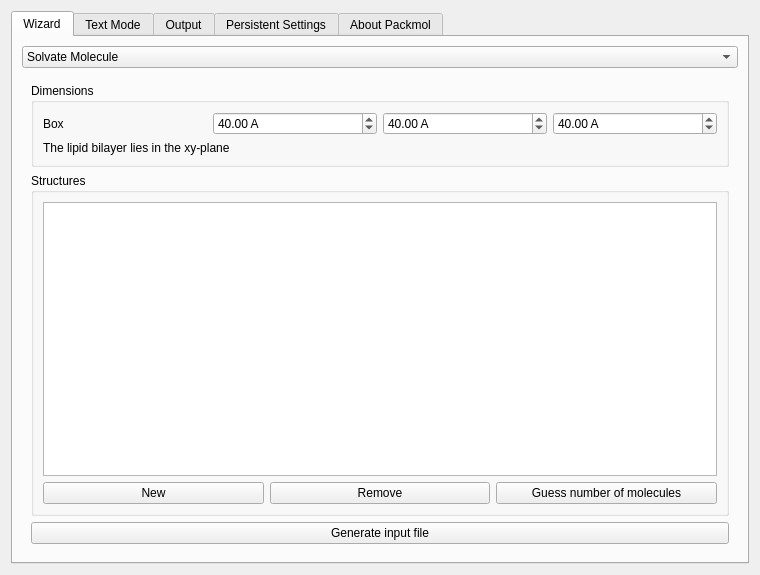
<?xml version="1.0" encoding="UTF-8"?>
<ui version="4.0">
 <class>PackmolDialog</class>
 <widget class="QDialog" name="PackmolDialog">
  <property name="geometry">
   <rect>
    <x>0</x>
    <y>0</y>
    <width>760</width>
    <height>575</height>
   </rect>
  </property>
  <property name="windowTitle">
   <string>Packmol Extension</string>
  </property>
  <layout class="QVBoxLayout" name="verticalLayout_7">
   <item>
    <widget class="QTabWidget" name="tabWidget">
     <property name="currentIndex">
      <number>0</number>
     </property>
     <widget class="QWidget" name="tab">
      <attribute name="title">
       <string>Wizard</string>
      </attribute>
      <layout class="QVBoxLayout" name="verticalLayout_9">
       <item>
        <widget class="QComboBox" name="wizardComboBox">
         <item>
          <property name="text">
           <string>Solvate Molecule</string>
          </property>
         </item>
         <item>
          <property name="text">
           <string>Lipid bilayer</string>
          </property>
         </item>
        </widget>
       </item>
       <item>
        <widget class="QStackedWidget" name="stackedWidget">
         <property name="currentIndex">
          <number>1</number>
         </property>
         <widget class="QWidget" name="page_3">
          <layout class="QVBoxLayout" name="verticalLayout_3">
           <item>
            <widget class="QGroupBox" name="groupBox_3">
             <property name="title">
              <string>Volume</string>
             </property>
             <layout class="QVBoxLayout" name="verticalLayout_4">
              <item>
               <layout class="QHBoxLayout" name="horizontalLayout_6">
                <item>
                 <widget class="QComboBox" name="solvShape">
                  <item>
                   <property name="text">
                    <string>Box</string>
                   </property>
                  </item>
                  <item>
                   <property name="text">
                    <string>Sphere</string>
                   </property>
                  </item>
                 </widget>
                </item>
                <item>
                 <widget class="QStackedWidget" name="solvStackedWidget">
                  <property name="currentIndex">
                   <number>0</number>
                  </property>
                  <widget class="QWidget" name="page">
                   <layout class="QGridLayout" name="gridLayout">
                    <item row="0" column="0">
                     <widget class="QLabel" name="label_6">
                      <property name="text">
                       <string>Minimum</string>
                      </property>
                     </widget>
                    </item>
                    <item row="0" column="1">
                     <widget class="QDoubleSpinBox" name="solvMinX">
                      <property name="suffix">
                       <string> A</string>
                      </property>
                      <property name="decimals">
                       <number>1</number>
                      </property>
                      <property name="minimum">
                       <double>-1000.000000000000000</double>
                      </property>
                      <property name="maximum">
                       <double>1000.000000000000000</double>
                      </property>
                     </widget>
                    </item>
                    <item row="0" column="2">
                     <widget class="QDoubleSpinBox" name="solvMinY">
                      <property name="suffix">
                       <string> A</string>
                      </property>
                      <property name="decimals">
                       <number>1</number>
                      </property>
                      <property name="minimum">
                       <double>-1000.000000000000000</double>
                      </property>
                      <property name="maximum">
                       <double>1000.000000000000000</double>
                      </property>
                     </widget>
                    </item>
                    <item row="0" column="3">
                     <widget class="QDoubleSpinBox" name="solvMinZ">
                      <property name="suffix">
                       <string> A</string>
                      </property>
                      <property name="decimals">
                       <number>1</number>
                      </property>
                      <property name="minimum">
                       <double>-1000.000000000000000</double>
                      </property>
                      <property name="maximum">
                       <double>1000.000000000000000</double>
                      </property>
                     </widget>
                    </item>
                    <item row="1" column="0">
                     <widget class="QLabel" name="label_7">
                      <property name="text">
                       <string>Maximum</string>
                      </property>
                     </widget>
                    </item>
                    <item row="1" column="1">
                     <widget class="QDoubleSpinBox" name="solvMaxX">
                      <property name="suffix">
                       <string> A</string>
                      </property>
                      <property name="decimals">
                       <number>1</number>
                      </property>
                      <property name="minimum">
                       <double>-1000.000000000000000</double>
                      </property>
                      <property name="maximum">
                       <double>1000.000000000000000</double>
                      </property>
                      <property name="value">
                       <double>20.000000000000000</double>
                      </property>
                     </widget>
                    </item>
                    <item row="1" column="2">
                     <widget class="QDoubleSpinBox" name="solvMaxY">
                      <property name="suffix">
                       <string> A</string>
                      </property>
                      <property name="decimals">
                       <number>1</number>
                      </property>
                      <property name="minimum">
                       <double>-1000.000000000000000</double>
                      </property>
                      <property name="maximum">
                       <double>1000.000000000000000</double>
                      </property>
                      <property name="value">
                       <double>20.000000000000000</double>
                      </property>
                     </widget>
                    </item>
                    <item row="1" column="3">
                     <widget class="QDoubleSpinBox" name="solvMaxZ">
                      <property name="suffix">
                       <string> A</string>
                      </property>
                      <property name="decimals">
                       <number>1</number>
                      </property>
                      <property name="minimum">
                       <double>-1000.000000000000000</double>
                      </property>
                      <property name="maximum">
                       <double>1000.000000000000000</double>
                      </property>
                      <property name="value">
                       <double>20.000000000000000</double>
                      </property>
                     </widget>
                    </item>
                   </layout>
                  </widget>
                  <widget class="QWidget" name="page_2">
                   <layout class="QGridLayout" name="gridLayout_2">
                    <item row="0" column="0">
                     <widget class="QLabel" name="label_8">
                      <property name="text">
                       <string>Center</string>
                      </property>
                     </widget>
                    </item>
                    <item row="0" column="1">
                     <widget class="QDoubleSpinBox" name="solvCenterX">
                      <property name="decimals">
                       <number>1</number>
                      </property>
                      <property name="minimum">
                       <double>-1000.000000000000000</double>
                      </property>
                      <property name="maximum">
                       <double>1000.000000000000000</double>
                      </property>
                     </widget>
                    </item>
                    <item row="0" column="3">
                     <widget class="QDoubleSpinBox" name="solvCenterZ">
                      <property name="decimals">
                       <number>1</number>
                      </property>
                      <property name="minimum">
                       <double>-1000.000000000000000</double>
                      </property>
                      <property name="maximum">
                       <double>1000.000000000000000</double>
                      </property>
                     </widget>
                    </item>
                    <item row="0" column="2">
                     <widget class="QDoubleSpinBox" name="solvCenterY">
                      <property name="decimals">
                       <number>1</number>
                      </property>
                      <property name="minimum">
                       <double>-1000.000000000000000</double>
                      </property>
                      <property name="maximum">
                       <double>1000.000000000000000</double>
                      </property>
                     </widget>
                    </item>
                    <item row="1" column="0">
                     <widget class="QLabel" name="label_9">
                      <property name="text">
                       <string>Radius</string>
                      </property>
                     </widget>
                    </item>
                    <item row="1" column="1">
                     <widget class="QDoubleSpinBox" name="solvRadius">
                      <property name="decimals">
                       <number>1</number>
                      </property>
                      <property name="minimum">
                       <double>-1000.000000000000000</double>
                      </property>
                      <property name="maximum">
                       <double>1000.000000000000000</double>
                      </property>
                      <property name="value">
                       <double>10.000000000000000</double>
                      </property>
                     </widget>
                    </item>
                   </layout>
                  </widget>
                 </widget>
                </item>
               </layout>
              </item>
              <item>
               <layout class="QHBoxLayout" name="horizontalLayout_5">
                <item>
                 <widget class="QCheckBox" name="solvAdjustShape">
                  <property name="text">
                   <string>Adjust to solute with spacing</string>
                  </property>
                 </widget>
                </item>
                <item>
                 <widget class="QDoubleSpinBox" name="solvSpacing">
                  <property name="enabled">
                   <bool>false</bool>
                  </property>
                  <property name="suffix">
                   <string> A</string>
                  </property>
                  <property name="value">
                   <double>5.000000000000000</double>
                  </property>
                 </widget>
                </item>
               </layout>
              </item>
             </layout>
            </widget>
           </item>
           <item>
            <widget class="QGroupBox" name="groupBox">
             <property name="title">
              <string>Solute</string>
             </property>
             <layout class="QVBoxLayout" name="verticalLayout">
              <item>
               <layout class="QHBoxLayout" name="horizontalLayout">
                <item>
                 <widget class="QLabel" name="label">
                  <property name="text">
                   <string>Molecule</string>
                  </property>
                 </widget>
                </item>
                <item>
                 <widget class="QLineEdit" name="solvSoluteFilename"/>
                </item>
                <item>
                 <widget class="QPushButton" name="solvSoluteBrowse">
                  <property name="sizePolicy">
                   <sizepolicy hsizetype="Minimum" vsizetype="Fixed">
                    <horstretch>0</horstretch>
                    <verstretch>0</verstretch>
                   </sizepolicy>
                  </property>
                  <property name="maximumSize">
                   <size>
                    <width>29</width>
                    <height>29</height>
                   </size>
                  </property>
                  <property name="text">
                   <string>...</string>
                  </property>
                 </widget>
                </item>
               </layout>
              </item>
              <item>
               <layout class="QHBoxLayout" name="horizontalLayout_2">
                <item>
                 <widget class="QLabel" name="label_2">
                  <property name="text">
                   <string>Number of Molecules</string>
                  </property>
                 </widget>
                </item>
                <item>
                 <widget class="QSpinBox" name="solvSoluteNumber">
                  <property name="minimum">
                   <number>1</number>
                  </property>
                  <property name="maximum">
                   <number>99999999</number>
                  </property>
                  <property name="value">
                   <number>1</number>
                  </property>
                 </widget>
                </item>
               </layout>
              </item>
              <item>
               <widget class="QCheckBox" name="solvAddCounterIons">
                <property name="sizePolicy">
                 <sizepolicy hsizetype="Expanding" vsizetype="Fixed">
                  <horstretch>0</horstretch>
                  <verstretch>0</verstretch>
                 </sizepolicy>
                </property>
                <property name="text">
                 <string>Add counter ions to make system charge neutral</string>
                </property>
               </widget>
              </item>
             </layout>
            </widget>
           </item>
           <item>
            <widget class="QGroupBox" name="groupBox_2">
             <property name="title">
              <string>Solvent</string>
             </property>
             <layout class="QVBoxLayout" name="verticalLayout_6">
              <item>
               <layout class="QHBoxLayout" name="horizontalLayout_3">
                <item>
                 <widget class="QLabel" name="label_4">
                  <property name="text">
                   <string>Molecule</string>
                  </property>
                 </widget>
                </item>
                <item>
                 <widget class="QLineEdit" name="solvSolventFilename"/>
                </item>
                <item>
                 <widget class="QPushButton" name="solvSolventBrowse">
                  <property name="sizePolicy">
                   <sizepolicy hsizetype="Minimum" vsizetype="Fixed">
                    <horstretch>0</horstretch>
                    <verstretch>0</verstretch>
                   </sizepolicy>
                  </property>
                  <property name="maximumSize">
                   <size>
                    <width>29</width>
                    <height>29</height>
                   </size>
                  </property>
                  <property name="text">
                   <string>...</string>
                  </property>
                 </widget>
                </item>
               </layout>
              </item>
              <item>
               <layout class="QHBoxLayout" name="horizontalLayout_4">
                <item>
                 <widget class="QLabel" name="label_5">
                  <property name="text">
                   <string>Number of Molecules</string>
                  </property>
                 </widget>
                </item>
                <item>
                 <widget class="QSpinBox" name="solvSolventNumber">
                  <property name="enabled">
                   <bool>true</bool>
                  </property>
                  <property name="minimum">
                   <number>1</number>
                  </property>
                  <property name="maximum">
                   <number>99999999</number>
                  </property>
                  <property name="value">
                   <number>1</number>
                  </property>
                 </widget>
                </item>
               </layout>
              </item>
              <item>
               <layout class="QHBoxLayout" name="horizontalLayout_10">
                <item>
                 <widget class="QCheckBox" name="solvGuessSolventNumber">
                  <property name="text">
                   <string>Guess the number of molecules using density:</string>
                  </property>
                 </widget>
                </item>
                <item>
                 <widget class="QDoubleSpinBox" name="solvDensity">
                  <property name="enabled">
                   <bool>false</bool>
                  </property>
                  <property name="suffix">
                   <string> g/ml</string>
                  </property>
                  <property name="maximum">
                   <double>999.000000000000000</double>
                  </property>
                  <property name="value">
                   <double>1.000000000000000</double>
                  </property>
                 </widget>
                </item>
               </layout>
              </item>
             </layout>
            </widget>
           </item>
           <item>
            <widget class="QPushButton" name="solvGenerate">
             <property name="text">
              <string>Generate input file</string>
             </property>
            </widget>
           </item>
          </layout>
         </widget>
         <widget class="QWidget" name="page_4">
          <layout class="QVBoxLayout" name="verticalLayout_13">
           <item>
            <widget class="QGroupBox" name="groupBox_6">
             <property name="title">
              <string>Dimensions</string>
             </property>
             <layout class="QVBoxLayout" name="verticalLayout_11">
              <item>
               <layout class="QHBoxLayout" name="horizontalLayout_7">
                <item>
                 <widget class="QLabel" name="label_19">
                  <property name="text">
                   <string>Box</string>
                  </property>
                 </widget>
                </item>
                <item>
                 <widget class="QDoubleSpinBox" name="bilayerDimX">
                  <property name="suffix">
                   <string> A</string>
                  </property>
                  <property name="maximum">
                   <double>1000.000000000000000</double>
                  </property>
                  <property name="value">
                   <double>40.000000000000000</double>
                  </property>
                 </widget>
                </item>
                <item>
                 <widget class="QDoubleSpinBox" name="bilayerDimY">
                  <property name="suffix">
                   <string> A</string>
                  </property>
                  <property name="maximum">
                   <double>1000.000000000000000</double>
                  </property>
                  <property name="value">
                   <double>40.000000000000000</double>
                  </property>
                 </widget>
                </item>
                <item>
                 <widget class="QDoubleSpinBox" name="bilayerDimZ">
                  <property name="suffix">
                   <string> A</string>
                  </property>
                  <property name="maximum">
                   <double>1000.000000000000000</double>
                  </property>
                  <property name="value">
                   <double>40.000000000000000</double>
                  </property>
                 </widget>
                </item>
               </layout>
              </item>
              <item>
               <widget class="QLabel" name="label_18">
                <property name="text">
                 <string>The lipid bilayer lies in the xy-plane</string>
                </property>
               </widget>
              </item>
             </layout>
            </widget>
           </item>
           <item>
            <widget class="QGroupBox" name="groupBox_7">
             <property name="sizePolicy">
              <sizepolicy hsizetype="Preferred" vsizetype="MinimumExpanding">
               <horstretch>0</horstretch>
               <verstretch>0</verstretch>
              </sizepolicy>
             </property>
             <property name="title">
              <string>Structures</string>
             </property>
             <layout class="QVBoxLayout" name="verticalLayout_12">
              <item>
               <widget class="QTableView" name="bilayerTableView"/>
              </item>
              <item>
               <layout class="QHBoxLayout" name="horizontalLayout_9">
                <item>
                 <widget class="QPushButton" name="bilayerNew">
                  <property name="text">
                   <string>New</string>
                  </property>
                 </widget>
                </item>
                <item>
                 <widget class="QPushButton" name="bilayerRemove">
                  <property name="text">
                   <string>Remove</string>
                  </property>
                 </widget>
                </item>
                <item>
                 <widget class="QPushButton" name="bilayerGuessNumber">
                  <property name="text">
                   <string>Guess number of molecules</string>
                  </property>
                 </widget>
                </item>
               </layout>
              </item>
             </layout>
            </widget>
           </item>
           <item>
            <widget class="QPushButton" name="bilayerGenerate">
             <property name="text">
              <string>Generate input file</string>
             </property>
            </widget>
           </item>
          </layout>
         </widget>
        </widget>
       </item>
      </layout>
     </widget>
     <widget class="QWidget" name="tab_2">
      <attribute name="title">
       <string>Text Mode</string>
      </attribute>
      <layout class="QVBoxLayout" name="verticalLayout_2">
       <item>
        <widget class="QTextEdit" name="textEdit">
         <property name="font">
          <font>
           <family>Courier 10 Pitch</family>
          </font>
         </property>
         <property name="html">
          <string>&lt;!DOCTYPE HTML PUBLIC &quot;-//W3C//DTD HTML 4.0//EN&quot; &quot;http://www.w3.org/TR/REC-html40/strict.dtd&quot;&gt;
&lt;html&gt;&lt;head&gt;&lt;meta name=&quot;qrichtext&quot; content=&quot;1&quot; /&gt;&lt;style type=&quot;text/css&quot;&gt;
p, li { white-space: pre-wrap; }
&lt;/style&gt;&lt;/head&gt;&lt;body style=&quot; font-family:'Courier 10 Pitch'; font-size:9pt; font-weight:400; font-style:normal;&quot;&gt;
&lt;p style=&quot; margin-top:0px; margin-bottom:0px; margin-left:0px; margin-right:0px; -qt-block-indent:0; text-indent:0px;&quot;&gt;# header&lt;/p&gt;
&lt;p style=&quot; margin-top:0px; margin-bottom:0px; margin-left:0px; margin-right:0px; -qt-block-indent:0; text-indent:0px;&quot;&gt;tolerance 2.0&lt;/p&gt;
&lt;p style=&quot; margin-top:0px; margin-bottom:0px; margin-left:0px; margin-right:0px; -qt-block-indent:0; text-indent:0px;&quot;&gt;filetype pdb&lt;/p&gt;
&lt;p style=&quot; margin-top:0px; margin-bottom:0px; margin-left:0px; margin-right:0px; -qt-block-indent:0; text-indent:0px;&quot;&gt;output result.pdb&lt;/p&gt;
&lt;p style=&quot;-qt-paragraph-type:empty; margin-top:0px; margin-bottom:0px; margin-left:0px; margin-right:0px; -qt-block-indent:0; text-indent:0px;&quot;&gt;&lt;/p&gt;
&lt;p style=&quot;-qt-paragraph-type:empty; margin-top:0px; margin-bottom:0px; margin-left:0px; margin-right:0px; -qt-block-indent:0; text-indent:0px;&quot;&gt;&lt;/p&gt;&lt;/body&gt;&lt;/html&gt;</string>
         </property>
        </widget>
       </item>
       <item>
        <widget class="QPushButton" name="runButton">
         <property name="text">
          <string>Run Packmol</string>
         </property>
        </widget>
       </item>
      </layout>
     </widget>
     <widget class="QWidget" name="tab_5">
      <attribute name="title">
       <string>Output</string>
      </attribute>
      <layout class="QVBoxLayout" name="verticalLayout_10">
       <item>
        <widget class="QTextEdit" name="outputEdit">
         <property name="enabled">
          <bool>true</bool>
         </property>
         <property name="font">
          <font>
           <family>Courier 10 Pitch</family>
          </font>
         </property>
         <property name="readOnly">
          <bool>true</bool>
         </property>
        </widget>
       </item>
       <item>
        <widget class="QPushButton" name="abortButton">
         <property name="enabled">
          <bool>false</bool>
         </property>
         <property name="text">
          <string>Abort</string>
         </property>
        </widget>
       </item>
      </layout>
     </widget>
     <widget class="QWidget" name="tab_4">
      <attribute name="title">
       <string>Persistent Settings</string>
      </attribute>
      <layout class="QVBoxLayout" name="verticalLayout_8">
       <item>
        <widget class="QGroupBox" name="groupBox_4">
         <property name="title">
          <string>Basic</string>
         </property>
         <layout class="QFormLayout" name="formLayout">
          <property name="fieldGrowthPolicy">
           <enum>QFormLayout::ExpandingFieldsGrow</enum>
          </property>
          <item row="0" column="0">
           <widget class="QLabel" name="label_14">
            <property name="text">
             <string>packmol executable</string>
            </property>
           </widget>
          </item>
          <item row="0" column="1">
           <layout class="QHBoxLayout" name="horizontalLayout_8">
            <item>
             <widget class="QLineEdit" name="packmolExecutable"/>
            </item>
            <item>
             <widget class="QPushButton" name="solvSoluteBrowse_2">
              <property name="sizePolicy">
               <sizepolicy hsizetype="Minimum" vsizetype="Fixed">
                <horstretch>0</horstretch>
                <verstretch>0</verstretch>
               </sizepolicy>
              </property>
              <property name="maximumSize">
               <size>
                <width>29</width>
                <height>29</height>
               </size>
              </property>
              <property name="text">
               <string>...</string>
              </property>
             </widget>
            </item>
           </layout>
          </item>
          <item row="1" column="0">
           <widget class="QLabel" name="label_10">
            <property name="text">
             <string>tolerance</string>
            </property>
           </widget>
          </item>
          <item row="1" column="1">
           <widget class="QDoubleSpinBox" name="tolerance">
            <property name="singleStep">
             <double>0.100000000000000</double>
            </property>
            <property name="value">
             <double>2.000000000000000</double>
            </property>
           </widget>
          </item>
          <item row="2" column="0">
           <widget class="QLabel" name="label_12">
            <property name="text">
             <string>filetype</string>
            </property>
           </widget>
          </item>
          <item row="2" column="1">
           <widget class="QComboBox" name="filetype">
            <item>
             <property name="text">
              <string>pdb</string>
             </property>
            </item>
            <item>
             <property name="text">
              <string>xyz</string>
             </property>
            </item>
           </widget>
          </item>
          <item row="3" column="0">
           <widget class="QLabel" name="label_11">
            <property name="text">
             <string>output</string>
            </property>
           </widget>
          </item>
          <item row="3" column="1">
           <widget class="QLineEdit" name="output">
            <property name="text">
             <string>result.pdb</string>
            </property>
           </widget>
          </item>
         </layout>
        </widget>
       </item>
       <item>
        <widget class="QGroupBox" name="groupBox_5">
         <property name="title">
          <string>Advanced</string>
         </property>
         <layout class="QFormLayout" name="formLayout_2">
          <item row="0" column="0">
           <widget class="QLabel" name="label_15">
            <property name="text">
             <string>seed</string>
            </property>
           </widget>
          </item>
          <item row="0" column="1">
           <widget class="QSpinBox" name="seed"/>
          </item>
          <item row="1" column="0">
           <widget class="QLabel" name="label_16">
            <property name="text">
             <string>maxit</string>
            </property>
           </widget>
          </item>
          <item row="1" column="1">
           <widget class="QSpinBox" name="maxit"/>
          </item>
          <item row="2" column="0">
           <widget class="QLabel" name="label_13">
            <property name="text">
             <string>nloop</string>
            </property>
           </widget>
          </item>
          <item row="2" column="1">
           <widget class="QSpinBox" name="nloop"/>
          </item>
          <item row="3" column="0">
           <widget class="QLabel" name="label_17">
            <property name="text">
             <string>writeout</string>
            </property>
           </widget>
          </item>
          <item row="3" column="1">
           <widget class="QSpinBox" name="writeout"/>
          </item>
          <item row="4" column="0" colspan="2">
           <widget class="QCheckBox" name="addAmberTer">
            <property name="text">
             <string>add_amber_ter</string>
            </property>
           </widget>
          </item>
          <item row="5" column="0" colspan="2">
           <widget class="QCheckBox" name="addBoxSides">
            <property name="text">
             <string>add_box_sides</string>
            </property>
            <property name="checked">
             <bool>true</bool>
            </property>
           </widget>
          </item>
          <item row="6" column="0" colspan="2">
           <widget class="QCheckBox" name="randomInitialPoint">
            <property name="text">
             <string>randominitialpoint</string>
            </property>
           </widget>
          </item>
         </layout>
        </widget>
       </item>
       <item>
        <spacer name="verticalSpacer_3">
         <property name="orientation">
          <enum>Qt::Vertical</enum>
         </property>
         <property name="sizeHint" stdset="0">
          <size>
           <width>20</width>
           <height>40</height>
          </size>
         </property>
        </spacer>
       </item>
      </layout>
     </widget>
     <widget class="QWidget" name="tab_3">
      <attribute name="title">
       <string>About Packmol</string>
      </attribute>
      <layout class="QVBoxLayout" name="verticalLayout_5">
       <item>
        <spacer name="verticalSpacer">
         <property name="orientation">
          <enum>Qt::Vertical</enum>
         </property>
         <property name="sizeHint" stdset="0">
          <size>
           <width>20</width>
           <height>145</height>
          </size>
         </property>
        </spacer>
       </item>
       <item>
        <widget class="QLabel" name="label_3">
         <property name="font">
          <font>
           <weight>75</weight>
           <bold>true</bold>
          </font>
         </property>
         <property name="text">
          <string>L. Martínez, R. Andrade, E. G. Birgin, J. M. Martínez. Packmol: A package for building initial configurations for molecular dynamics simulations.  Journal of Computational Chemistry, 30(13):2157-2164, 2009. </string>
         </property>
         <property name="wordWrap">
          <bool>true</bool>
         </property>
        </widget>
       </item>
       <item>
        <widget class="QPushButton" name="visitWebsite">
         <property name="text">
          <string>Visit Website</string>
         </property>
        </widget>
       </item>
       <item>
        <spacer name="verticalSpacer_2">
         <property name="orientation">
          <enum>Qt::Vertical</enum>
         </property>
         <property name="sizeHint" stdset="0">
          <size>
           <width>20</width>
           <height>145</height>
          </size>
         </property>
        </spacer>
       </item>
      </layout>
     </widget>
    </widget>
   </item>
  </layout>
 </widget>
 <resources/>
 <connections>
  <connection>
   <sender>solvShape</sender>
   <signal>currentIndexChanged(int)</signal>
   <receiver>solvStackedWidget</receiver>
   <slot>setCurrentIndex(int)</slot>
   <hints>
    <hint type="sourcelabel">
     <x>67</x>
     <y>163</y>
    </hint>
    <hint type="destinationlabel">
     <x>354</x>
     <y>163</y>
    </hint>
   </hints>
  </connection>
  <connection>
   <sender>wizardComboBox</sender>
   <signal>currentIndexChanged(int)</signal>
   <receiver>stackedWidget</receiver>
   <slot>setCurrentIndex(int)</slot>
   <hints>
    <hint type="sourcelabel">
     <x>379</x>
     <y>53</y>
    </hint>
    <hint type="destinationlabel">
     <x>379</x>
     <y>317</y>
    </hint>
   </hints>
  </connection>
 </connections>
</ui>
